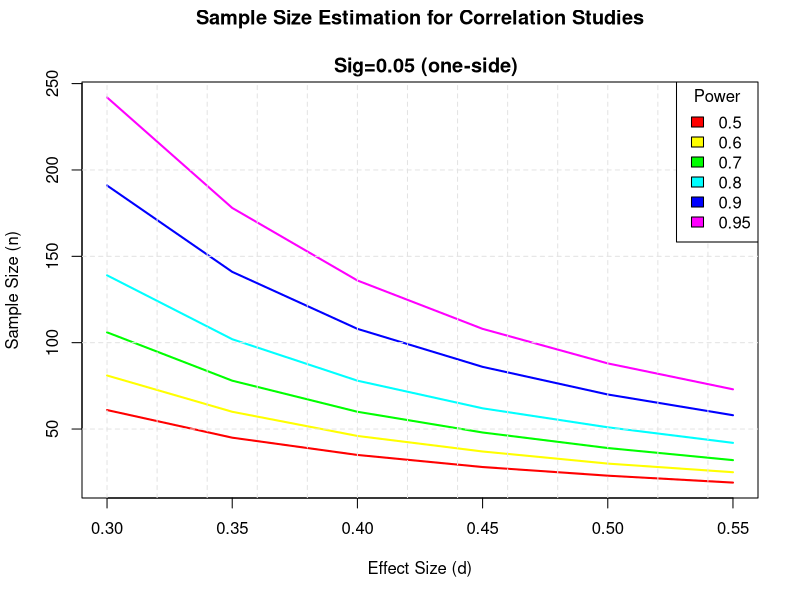
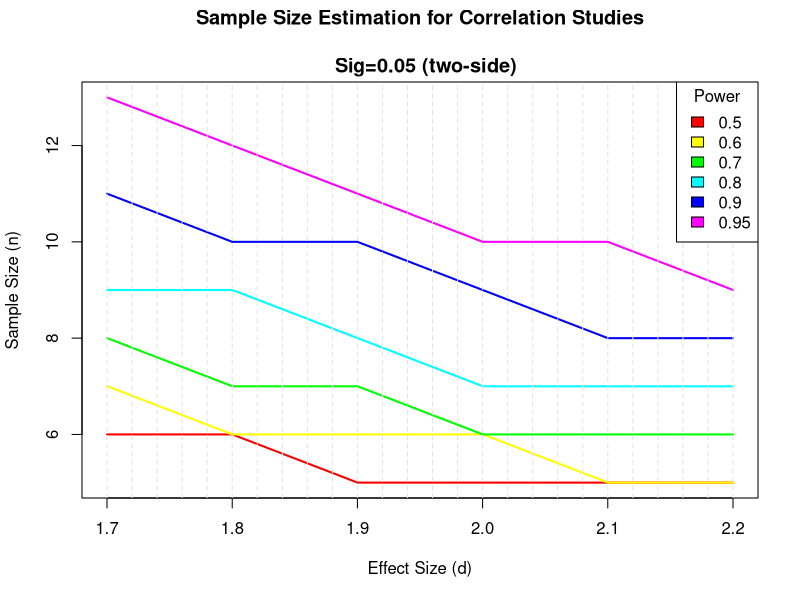
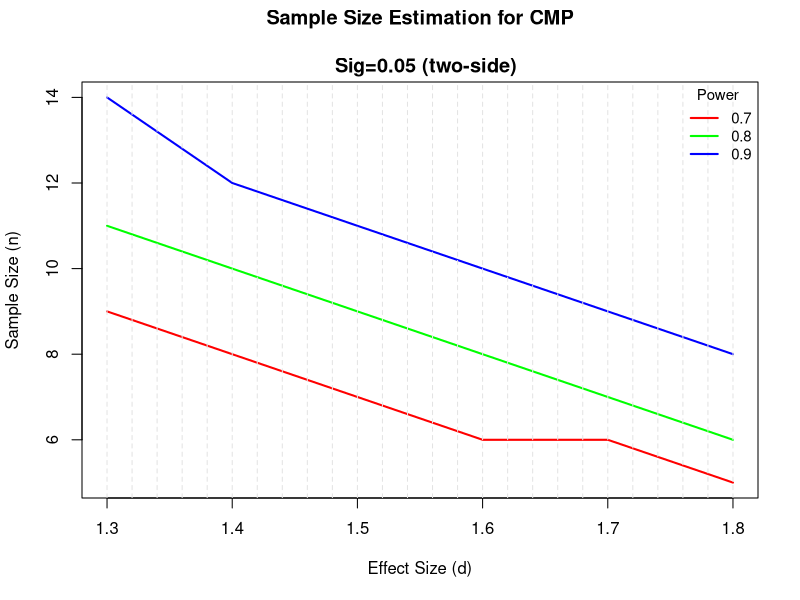
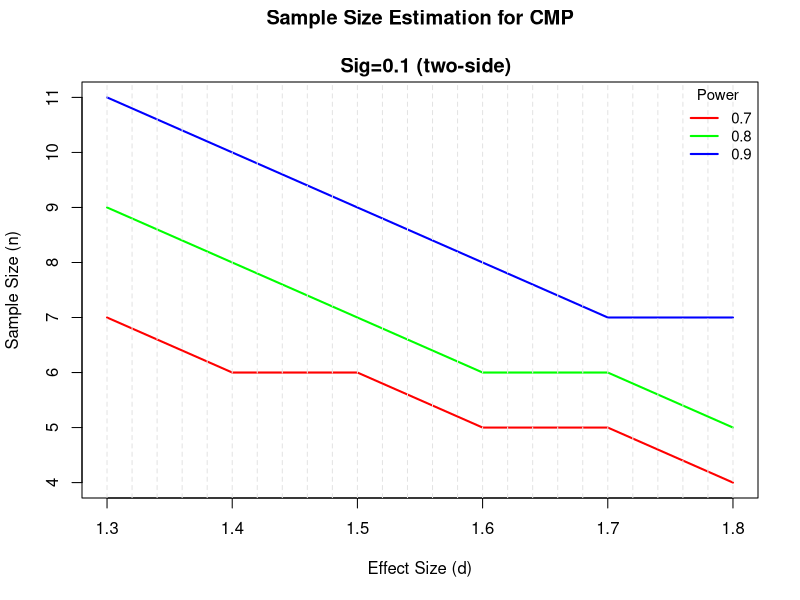
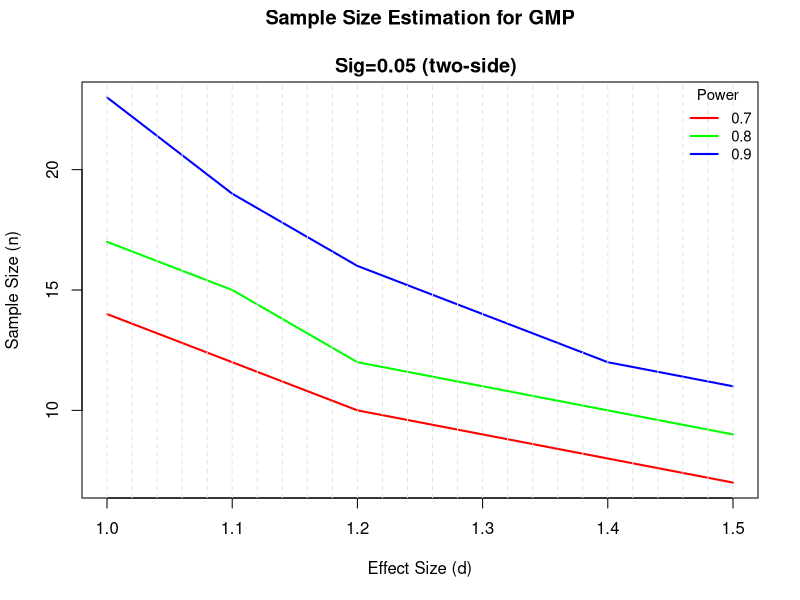
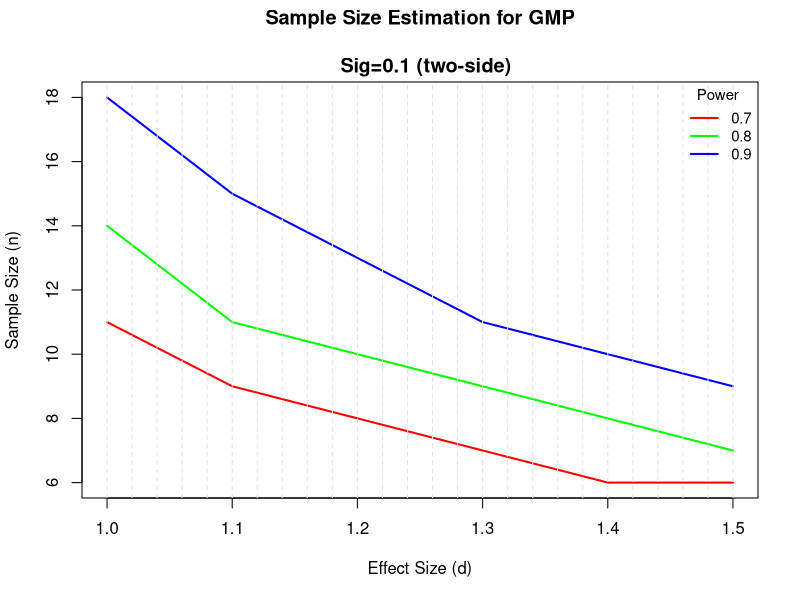
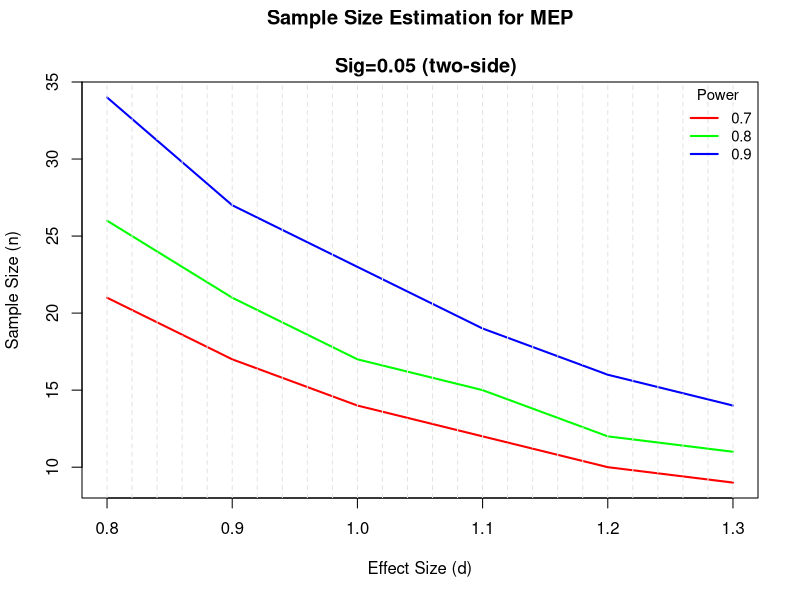
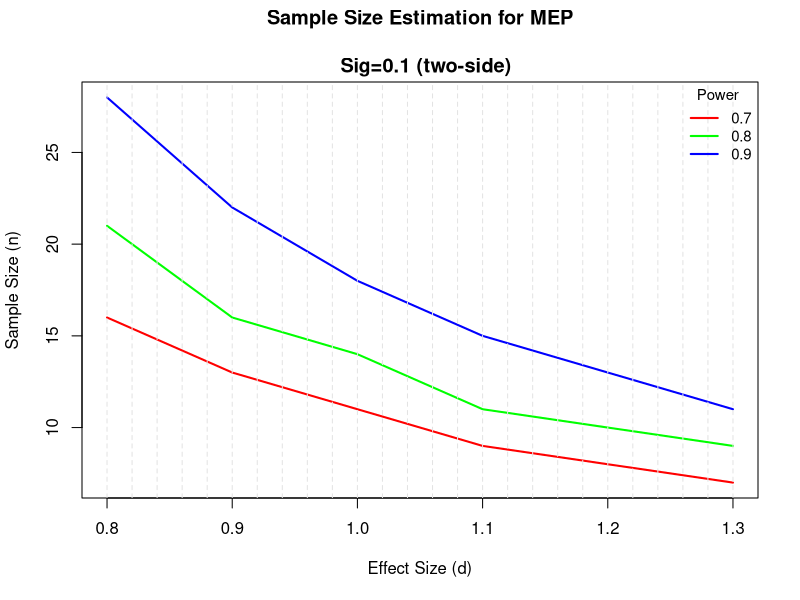

These charts were generated, in order, by the following R code:
#install.packages("pwr")
library(pwr)
sp=sqrt((6*(1.971619015)^2+5*(1.431185485)^2)/9)
d=(6.444248848-5.593836676)/sp
pwr.t2n.test(n1 =7 , n2=6 , d = d , sig.level =0.05,alternative="greater")
r<-pwr.t.test(power = 0.8,d=d,sig.level=.1,alternative="greater")


#Creating Power or Sample Size Plots

#Effect size is a quantitative measure of the magnitude of the experimenter effect. 
#The larger the effect size the stronger the relationship between two variables.

# Plot sample size curves for detecting correlations of
# various sizes.

# lin neg
library(pwr)

d <- seq(.3,.55,.05)
nd <- length(d)

# power values
p <- c(seq(.5,.9,.1),0.95)
np <- length(p)

# obtain sample sizes
samsize <- array(numeric(nd*np), dim=c(nd,np))
for (i in 1:np){
  for (j in 1:nd){
    result <- pwr.t.test(n = NULL, d = d[j],
                         sig.level = .05, power = p[i],
                         alternative = "greater")
    samsize[j,i] <- ceiling(result$n)
  }
}

# set up graph
xrange <- range(d)
yrange <- round(range(samsize))
colors <- rainbow(length(p))
plot(xrange, yrange, type="n",
     xlab="Effect Size (d)",
     ylab="Sample Size (n)" )

# add power curves
for (i in 1:np){
  lines(d, samsize[,i], type="l", lwd=2, col=colors[i])
}

# add annotation (grid lines, title, legend)
abline(v=0, h=seq(0,yrange[2],50), lty=2, col="grey89")
abline(h=0, v=seq(xrange[1],xrange[2],.02), lty=2,
       col="grey89")
title("Sample Size Estimation for Correlation Studies\n
  Sig=0.05 (one-side)")
legend("topright", title="Power", as.character(p),
       fill=colors)




library(pwr)

# LK
library(pwr)

d <- seq(1.7,2.2,0.1)
nd <- length(d)

# power values
p <- c(seq(.5,.9,.1),0.95)
np <- length(p)

# obtain sample sizes
samsize <- array(numeric(nd*np), dim=c(nd,np))
for (i in 1:np){
  for (j in 1:nd){
    result <- pwr.t.test(n = NULL, d = d[j],
                         sig.level = .016, power = p[i],
                         alternative = "two.sided")
    samsize[j,i] <- ceiling(result$n)
  }
}

# set up graph
xrange <- range(d)
yrange <- round(range(samsize))
colors <- rainbow(length(p))
plot(xrange, yrange, type="n",
     xlab="Effect Size (d)",
     ylab="Sample Size (n)" )

# add power curves
for (i in 1:np){
  lines(d, samsize[,i], type="l", lwd=2, col=colors[i])
}

# add annotation (grid lines, title, legend)
abline(v=0, h=seq(0,yrange[2],50), lty=2, col="grey89")
abline(h=0, v=seq(xrange[1],xrange[2],.02), lty=2,
       col="grey89")
title("Sample Size Estimation for Correlation Studies\n
  Sig=0.05 (two-side)")
legend("topright", title="Power", as.character(p),
       fill=colors)

par(mfrow=c(1,1))

# CMP
library(pwr)

d <- seq(1.3,1.8,0.1)
nd <- length(d)

# power values
p <- c(seq(.7,.9,.1))
np <- length(p)

# obtain sample sizes
samsize <- array(numeric(nd*np), dim=c(nd,np))
for (i in 1:np){
  for (j in 1:nd){
    result <- pwr.t.test(n = NULL, d = d[j],
                         sig.level = .05, power = p[i],
                         alternative = "two.sided")
    samsize[j,i] <- ceiling(result$n)
  }
}

# set up graph
xrange <- range(d)
yrange <- round(range(samsize))
colors <- rainbow(length(p))
plot(xrange, yrange, type="n",
     xlab="Effect Size (d)",
     ylab="Sample Size (n)" )

# add power curves
for (i in 1:np){
  lines(d, samsize[,i], type="l", lwd=2, col=colors[i])
}

# add annotation (grid lines, title, legend)
abline(v=0, h=seq(0,yrange[2],50), lty=2, col="grey89")
abline(h=0, v=seq(xrange[1],xrange[2],.02), lty=2,
       col="grey89")
title("Sample Size Estimation for CMP\n
  Sig=0.05 (two-side)")
legend("topright", title="Power", as.character(p),bty="n",
       lty=rep(1,5),lwd=rep(2,5),col=colors,cex=0.9)



library(pwr)

d <- seq(1.3,1.8,0.1)
nd <- length(d)

# power values
p <- c(seq(.7,.9,.1))
np <- length(p)

# obtain sample sizes
samsize <- array(numeric(nd*np), dim=c(nd,np))
for (i in 1:np){
  for (j in 1:nd){
    result <- pwr.t.test(n = NULL, d = d[j],
                         sig.level = .1, power = p[i],
                         alternative = "two.sided")
    samsize[j,i] <- ceiling(result$n)
  }
}

# set up graph
xrange <- range(d)
yrange <- round(range(samsize))
colors <- rainbow(length(p))
plot(xrange, yrange, type="n",
     xlab="Effect Size (d)",
     ylab="Sample Size (n)" )

# add power curves
for (i in 1:np){
  lines(d, samsize[,i], type="l", lwd=2, col=colors[i])
}

# add annotation (grid lines, title, legend)
abline(v=0, h=seq(0,yrange[2],50), lty=2, col="grey89")
abline(h=0, v=seq(xrange[1],xrange[2],.02), lty=2,
       col="grey89")
title("Sample Size Estimation for CMP\n
  Sig=0.1 (two-side)")
legend("topright", title="Power", as.character(p),bty="n",
       lty=rep(1,5),lwd=rep(2,5),col=colors,cex=0.9)



# GMP
library(pwr)

d <- seq(1.0,1.5,0.1)
nd <- length(d)

# power values
p <- c(seq(.7,.9,.1))
np <- length(p)

# obtain sample sizes
samsize <- array(numeric(nd*np), dim=c(nd,np))
for (i in 1:np){
  for (j in 1:nd){
    result <- pwr.t.test(n = NULL, d = d[j],
                         sig.level = .05, power = p[i],
                         alternative = "two.sided")
    samsize[j,i] <- ceiling(result$n)
  }
}

# set up graph
xrange <- range(d)
yrange <- round(range(samsize))
colors <- rainbow(length(p))
plot(xrange, yrange, type="n",
     xlab="Effect Size (d)",
     ylab="Sample Size (n)" )

# add power curves
for (i in 1:np){
  lines(d, samsize[,i], type="l", lwd=2, col=colors[i])
}

# add annotation (grid lines, title, legend)
abline(v=0, h=seq(0,yrange[2],50), lty=2, col="grey89")
abline(h=0, v=seq(xrange[1],xrange[2],.02), lty=2,
       col="grey89")
title("Sample Size Estimation for GMP\n
  Sig=0.05 (two-side)")
legend("topright", title="Power", as.character(p),bty="n",
       lty=rep(1,5),lwd=rep(2,5),col=colors,cex=0.9)

d <- seq(1.0,1.5,0.1)
nd <- length(d)

# power values
p <- c(seq(.7,.9,.1))
np <- length(p)

# obtain sample sizes
samsize <- array(numeric(nd*np), dim=c(nd,np))
for (i in 1:np){
  for (j in 1:nd){
    result <- pwr.t.test(n = NULL, d = d[j],
                         sig.level = .1, power = p[i],
                         alternative = "two.sided")
    samsize[j,i] <- ceiling(result$n)
  }
}

# set up graph
xrange <- range(d)
yrange <- round(range(samsize))
colors <- rainbow(length(p))
plot(xrange, yrange, type="n",
     xlab="Effect Size (d)",
     ylab="Sample Size (n)" )

# add power curves
for (i in 1:np){
  lines(d, samsize[,i], type="l", lwd=2, col=colors[i])
}

# add annotation (grid lines, title, legend)
abline(v=0, h=seq(0,yrange[2],50), lty=2, col="grey89")
abline(h=0, v=seq(xrange[1],xrange[2],.02), lty=2,
       col="grey89")
title("Sample Size Estimation for GMP\n
  Sig=0.1 (two-side)")
legend("topright", title="Power", as.character(p),bty="n",
       lty=rep(1,5),lwd=rep(2,5),col=colors,cex=0.9)




# MEP
library(pwr)

d <- seq(0.8,1.3,0.1)
nd <- length(d)

# power values
p <- c(seq(.7,.9,.1))
np <- length(p)

# obtain sample sizes
samsize <- array(numeric(nd*np), dim=c(nd,np))
for (i in 1:np){
  for (j in 1:nd){
    result <- pwr.t.test(n = NULL, d = d[j],
                         sig.level = .05, power = p[i],
                         alternative = "two.sided")
    samsize[j,i] <- ceiling(result$n)
  }
}

# set up graph
xrange <- range(d)
yrange <- round(range(samsize))
colors <- rainbow(length(p))
plot(xrange, yrange, type="n",
     xlab="Effect Size (d)",
     ylab="Sample Size (n)" )

# add power curves
for (i in 1:np){
  lines(d, samsize[,i], type="l", lwd=2, col=colors[i])
}

# add annotation (grid lines, title, legend)
abline(v=0, h=seq(0,yrange[2],50), lty=2, col="grey89")
abline(h=0, v=seq(xrange[1],xrange[2],.02), lty=2,
       col="grey89")
title("Sample Size Estimation for MEP\n
  Sig=0.05 (two-side)")
legend("topright", title="Power", as.character(p),bty="n",
       lty=rep(1,5),lwd=rep(2,5),col=colors,cex=0.9)


d <- seq(0.8,1.3,0.1)
nd <- length(d)

# power values
p <- c(seq(.7,.9,.1))
np <- length(p)

# obtain sample sizes
samsize <- array(numeric(nd*np), dim=c(nd,np))
for (i in 1:np){
  for (j in 1:nd){
    result <- pwr.t.test(n = NULL, d = d[j],
                         sig.level = .1, power = p[i],
                         alternative = "two.sided")
    samsize[j,i] <- ceiling(result$n)
  }
}

# set up graph
xrange <- range(d)
yrange <- round(range(samsize))
colors <- rainbow(length(p))
plot(xrange, yrange, type="n",
     xlab="Effect Size (d)",
     ylab="Sample Size (n)" )

# add power curves
for (i in 1:np){
  lines(d, samsize[,i], type="l", lwd=2, col=colors[i])
}

# add annotation (grid lines, title, legend)
abline(v=0, h=seq(0,yrange[2],50), lty=2, col="grey89")
abline(h=0, v=seq(xrange[1],xrange[2],.02), lty=2,
       col="grey89")
title("Sample Size Estimation for MEP\n
  Sig=0.1 (two-side)")
legend("topright", title="Power", as.character(p),bty="n",
       lty=rep(1,5),lwd=rep(2,5),col=colors,cex=0.9)



# 5 variable sample size
library(pwr)

d <- c(0.486834696,	2.122190405,	1.759898929,	1.537730305,	1.169996316,	1.510089857,	1.136640736)
nd <- length(d)

# power values
p <- c(seq(.6,.9,.1),0.95)
np <- length(p)

# obtain sample sizes
samsize <- array(numeric(nd*np), dim=c(nd,np))
for (i in 1:np){
  for (j in 1:nd){
    result <- pwr.t.test(n = NULL, d = d[j],
                         sig.level = .1, power = p[i],
                         alternative = "two.sided")
    samsize[j,i] <- ceiling(result$n)
  }
}
